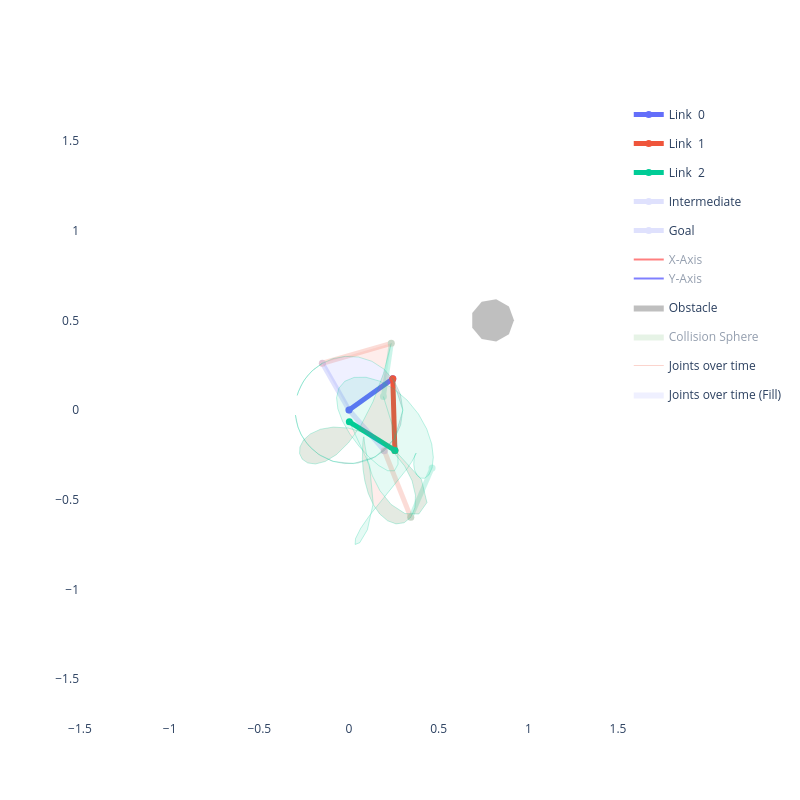

Source (notebook cell):
### Code cell
# ---- Visualize cubic spline trajectory ----
n_waypoints = 4
waypoints   = np.random.uniform(-np.pi, np.pi, size=(n_waypoints, robot.n_dof))
cs          = interp.CubicSpline(np.linspace(0, 1, n_waypoints), waypoints, axis=0)
q_trajectory = cs(np.linspace(0, 1, 50))

print(f"Spline trajectory: {len(q_trajectory)} steps")
viz = RobotViewer(q_trajectory, robot, obstacles=obstacles)
viz.plot()

### Figure 1 — Plotly figure (JSON) as saved in the notebook; plotly's stock layout.template omitted (floating-point values rounded to 4 significant figures)
{"data": [{"legendgroup": "Joints over time", "line": {"color": "#636EFA", "width": 1}, "mode": "lines", "name": "Joints over time", "opacity": 0.25, "showlegend": true, "type": "scatter", "x": [], "y": []}, {"fill": "toself", "legendgroup": "Joints over time (Fill)", "line": {"color": "#636EFA", "width": 0}, "mode": "lines", "name": "Joints over time (Fill)", "opacity": 0.2, "showlegend": true, "type": "scatter", "x": [], "y": []}, {"legendgroup": "Joints over time", "line": {"color": "#EF553B", "width": 1}, "mode": "lines", "name": "Joints over time", "opacity": 0.25, "showlegend": false, "type": "scatter", "x": [], "y": []}, {"fill": "toself", "legendgroup": "Joints over time (Fill)", "line": {"color": "#EF553B", "width": 0}, "mode": "lines", "name": "Joints over time (Fill)", "opacity": 0.2, "showlegend": false, "type": "scatter", "x": [], "y": []}, {"legendgroup": "Joints over time", "line": {"color": "#00CC96", "width": 1}, "mode": "lines", "name": "Joints over time", "opacity": 0.25, "showlegend": false, "type": "scatter", "x": [], "y": []}, {"fill": "toself", "legendgroup": "Joints over time (Fill)", "line": {"color": "#00CC96", "width": 0}, "mode": "lines", "name": "Joints over time (Fill)", "opacity": 0.2, "showlegend": false, "type": "scatter", "x": [], "y": []}, {"legendgroup": "Joints over time", "line": {"color": "#00CC96", "width": 1}, "mode": "lines", "name": "Joints over time", "opacity": 0.25, "showlegend": false, "type": "scatter", "x": [], "y": []}, {"line": {"color": "#636EFA", "width": 5}, "marker": {"color": "#636EFA", "size": 7}, "mode": "lines+markers", "name": "Link  0", "type": "scatter", "x": [0, 0.2442], "y": [0, 0.1743]}, {"line": {"color": "#EF553B", "width": 5}, "marker": {"color": "#EF553B", "size": 7}, "mode": "lines+markers", "name": "Link  1", "type": "scatter", "x": [0.2442, 0.2559], "y": [0.1743, -0.2255]}, {"line": {"color": "#00CC96", "width": 5}, "marker": {"color": "#00CC96", "size": 7}, "mode": "lines+markers", "name": "Link  2", "type": "scatter", "x": [0.2559, 0.001962], "y": [-0.2255, -0.06587]}, {"legendgroup": "Intermediate", "line": {"color": "#636EFA", "width": 5}, "marker": {"color": "#636EFA", "size": 7}, "mode": "lines+markers", "name": "Intermediate", "opacity": 0.2, "showlegend": true, "type": "scatter", "x": [0, 0.1966], "y": [0, -0.2266]}, {"legendgroup": "Intermediate", "line": {"color": "#EF553B", "width": 5}, "marker": {"color": "#EF553B", "size": 7}, "mode": "lines+markers", "name": "Intermediate", "opacity": 0.2, "showlegend": false, "type": "scatter", "x": [0.1966, 0.3444], "y": [-0.2266, -0.5983]}, {"legendgroup": "Intermediate", "line": {"color": "#00CC96", "width": 5}, "marker": {"color": "#00CC96", "size": 7}, "mode": "lines+markers", "name": "Intermediate", "opacity": 0.2, "showlegend": false, "type": "scatter", "x": [0.3444, 0.4632], "y": [-0.5983, -0.3228]}, {"legendgroup": "Goal", "line": {"color": "#636EFA", "width": 5}, "marker": {"color": "#636EFA", "size": 7}, "mode": "lines+markers", "name": "Goal", "opacity": 0.2, "showlegend": true, "type": "scatter", "x": [0, -0.1485], "y": [0, 0.2606]}, {"legendgroup": "Goal", "line": {"color": "#EF553B", "width": 5}, "marker": {"color": "#EF553B", "size": 7}, "mode": "lines+markers", "name": "Goal", "opacity": 0.2, "showlegend": false, "type": "scatter", "x": [-0.1485, 0.2357], "y": [0.2606, 0.3717]}, {"legendgroup": "Goal", "line": {"color": "#00CC96", "width": 5}, "marker": {"color": "#00CC96", "size": 7}, "mode": "lines+markers", "name": "Goal", "opacity": 0.2, "showlegend": false, "type": "scatter", "x": [0.2357, 0.1918], "y": [0.3717, 0.07495]}, {"legendgroup": "frame", "line": {"color": "red"}, "mode": "lines", "name": "X-Axis", "showlegend": true, "type": "scatter", "visible": "legendonly", "x": [0, 0.08139], "y": [0, 0.05809]}, {"legendgroup": "frame", "line": {"color": "blue"}, "mode": "lines", "name": "Y-Axis", "showlegend": true, "type": "scatter", "visible": "legendonly", "x": [0, -0.05809], "y": [0, 0.08139]}, {"legendgroup": "frame", "line": {"color": "red"}, "mode": "lines", "name": "X-Axis", "showlegend": false, "type": "scatter", "visible": "legendonly", "x": [0.2442, 0.2471], "y": [0.1743, 0.07433]}, {"legendgroup": "frame", "line": {"color": "blue"}, "mode": "lines", "name": "Y-Axis", "showlegend": false, "type": "scatter", "visible": "legendonly", "x": [0.2442, 0.3441], "y": [0.1743, 0.1772]}, {"legendgroup": "frame", "line": {"color": "red"}, "mode": "lines", "name": "X-Axis", "showlegend": false, "type": "scatter", "visible": "legendonly", "x": [0.2559, 0.1713], "y": [-0.2255, -0.1723]}, {"legendgroup": "frame", "line": {"color": "blue"}, "mode": "lines", "name": "Y-Axis", "showlegend": false, "type": "scatter", "visible": "legendonly", "x": [0.2559, 0.2027], "y": [-0.2255, -0.3102]}, {"legendgroup": "frame", "line": {"color": "red"}, "mode": "lines", "name": "X-Axis", "showlegend": false, "type": "scatter", "visible": "legendonly", "x": [0.001962, -0.0827], "y": [-0.06587, -0.01264]}, {"legendgroup": "frame", "line": {"color": "blue"}, "mode": "lines", "name": "Y-Axis", "showlegend": false, "type": "scatter", "visible": "legendonly", "x": [0.001962, -0.05126], "y": [-0.06587, -0.1505]}, {"fill": "toself", "fillcolor": "gray", "legendgroup": "obstacle", "line": {"width": 0}, "mode": "lines", "name": "Obstacle", "opacity": 0.5, "type": "scatter", "x": [0.92, 0.8919, 0.8208, 0.74, 0.6872, 0.6872, 0.74, 0.8208, 0.8919, 0.92], "y": [0.5, 0.5771, 0.6182, 0.6039, 0.541, 0.459, 0.3961, 0.3818, 0.4229, 0.5]}, {"fill": "toself", "fillcolor": "green", "legendgroup": "sphere", "line": {"width": 0}, "mode": "lines", "name": "Collision Sphere", "opacity": 0.2, "showlegend": true, "type": "scatter", "visible": "legendonly", "x": [0.08, 0.06128, 0.01389, -0.04, -0.07518, -0.07518, -0.04, 0.01389, 0.06128, 0.08], "y": [0.0, 0.05142, 0.07878, 0.06928, 0.02736, -0.02736, -0.06928, -0.07878, -0.05142, -1.959e-17]}, {"fill": "toself", "fillcolor": "green", "legendgroup": "sphere", "line": {"width": 0}, "mode": "lines", "name": "Collision Sphere", "opacity": 0.2, "showlegend": false, "type": "scatter", "visible": "legendonly", "x": [0.1704, 0.1517, 0.1043, 0.05044, 0.01526, 0.01526, 0.05044, 0.1043, 0.1517, 0.1704], "y": [0.06455, 0.116, 0.1433, 0.1338, 0.09191, 0.03719, -0.004733, -0.01424, 0.01313, 0.06455]}, {"fill": "toself", "fillcolor": "green", "legendgroup": "sphere", "line": {"width": 0}, "mode": "lines", "name": "Collision Sphere", "opacity": 0.2, "showlegend": false, "type": "scatter", "visible": "legendonly", "x": [0.2609, 0.2422, 0.1948, 0.1409, 0.1057, 0.1057, 0.1409, 0.1948, 0.2422, 0.2609], "y": [0.1291, 0.1805, 0.2079, 0.1984, 0.1565, 0.1017, 0.05982, 0.05031, 0.07768, 0.1291]}, {"fill": "toself", "fillcolor": "green", "legendgroup": "sphere", "line": {"width": 0}, "mode": "lines", "name": "Collision Sphere", "opacity": 0.2, "showlegend": false, "type": "scatter", "visible": "legendonly", "x": [0.3252, 0.3064, 0.2591, 0.2052, 0.17, 0.17, 0.2052, 0.2591, 0.3064, 0.3252], "y": [0.141, 0.1924, 0.2197, 0.2102, 0.1683, 0.1136, 0.07168, 0.06218, 0.08954, 0.141]}, {"fill": "toself", "fillcolor": "green", "legendgroup": "sphere", "line": {"width": 0}, "mode": "lines", "name": "Collision Sphere", "opacity": 0.2, "showlegend": false, "type": "scatter", "visible": "legendonly", "x": [0.3284, 0.3097, 0.2623, 0.2084, 0.1733, 0.1733, 0.2084, 0.2623, 0.3097, 0.3284], "y": [0.0299, 0.08132, 0.1087, 0.09918, 0.05726, 0.00254, -0.03938, -0.04888, -0.02152, 0.0299]}, {"fill": "toself", "fillcolor": "green", "legendgroup": "sphere", "line": {"width": 0}, "mode": "lines", "name": "Collision Sphere", "opacity": 0.2, "showlegend": false, "type": "scatter", "visible": "legendonly", "x": [0.3317, 0.313, 0.2656, 0.2117, 0.1765, 0.1765, 0.2117, 0.2656, 0.313, 0.3317], "y": [-0.08116, -0.02974, -0.002377, -0.01188, -0.0538, -0.1085, -0.1504, -0.1599, -0.1326, -0.08116]}, {"fill": "toself", "fillcolor": "green", "legendgroup": "sphere", "line": {"width": 0}, "mode": "lines", "name": "Collision Sphere", "opacity": 0.2, "showlegend": false, "type": "scatter", "visible": "legendonly", "x": [0.335, 0.3162, 0.2688, 0.215, 0.1798, 0.1798, 0.215, 0.2688, 0.3162, 0.335], "y": [-0.1922, -0.1408, -0.1134, -0.1229, -0.1649, -0.2196, -0.2615, -0.271, -0.2436, -0.1922]}, {"fill": "toself", "fillcolor": "green", "legendgroup": "sphere", "line": {"width": 0}, "mode": "lines", "name": "Collision Sphere", "opacity": 0.2, "showlegend": false, "type": "scatter", "visible": "legendonly", "x": [0.2701, 0.2514, 0.204, 0.1501, 0.1149, 0.1149, 0.1501, 0.204, 0.2514, 0.2701], "y": [-0.1841, -0.1327, -0.1054, -0.1149, -0.1568, -0.2115, -0.2534, -0.2629, -0.2356, -0.1841]}, {"fill": "toself", "fillcolor": "green", "legendgroup": "sphere", "line": {"width": 0}, "mode": "lines", "name": "Collision Sphere", "opacity": 0.2, "showlegend": false, "type": "scatter", "visible": "legendonly", "x": [0.176, 0.1573, 0.1099, 0.05603, 0.02085, 0.02085, 0.05603, 0.1099, 0.1573, 0.176], "y": [-0.125, -0.07358, -0.04622, -0.05572, -0.09764, -0.1524, -0.1943, -0.2038, -0.1764, -0.125]}, {"fill": "toself", "fillcolor": "green", "legendgroup": "sphere", "line": {"width": 0}, "mode": "lines", "name": "Collision Sphere", "opacity": 0.2, "showlegend": false, "type": "scatter", "visible": "legendonly", "x": [0.08196, 0.06325, 0.01585, -0.03804, -0.07321, -0.07321, -0.03804, 0.01585, 0.06325, 0.08196], "y": [-0.06587, -0.01444, 0.01292, 0.003416, -0.0385, -0.09323, -0.1351, -0.1447, -0.1173, -0.06587]}, {"legendgroup": "Joints over time", "line": {"color": "#EF553B", "width": 1}, "mode": "lines", "name": "Joints over time", "opacity": 0.25, "showlegend": true, "type": "scatter", "visible": true, "x": [0.0, 0.0, 0.0, 0.0, 0.0, 0.0, 0.0, 0.0, 0.0, 0.0, 0.0, 0.0, 0.0, 0.0, 0.0, 0.0, 0.0, 0.0, 0.0, 0.0, 0.0, 0.0, 0.0, 0.0, 0.0, 0.0, 0.0, 0.0, 0.0, 0.0, 0.0, 0.0, 0.0, 0.0, 0.0, 0.0, 0.0, 0.0, 0.0, 0.0, 0.0, 0.0, 0.0, 0.0, 0.0, 0.0, 0.0, 0.0, 0.0, 0.0], "y": [0.0, 0.0, 0.0, 0.0, 0.0, 0.0, 0.0, 0.0, 0.0, 0.0, 0.0, 0.0, 0.0, 0.0, 0.0, 0.0, 0.0, 0.0, 0.0, 0.0, 0.0, 0.0, 0.0, 0.0, 0.0, 0.0, 0.0, 0.0, 0.0, 0.0, 0.0, 0.0, 0.0, 0.0, 0.0, 0.0, 0.0, 0.0, 0.0, 0.0, 0.0, 0.0, 0.0, 0.0, 0.0, 0.0, 0.0, 0.0, 0.0, 0.0]}, {"fill": "toself", "legendgroup": "Joints over time (Fill)", "line": {"color": "#636EFA", "width": 0}, "mode": "lines", "name": "Joints over time (Fill)", "opacity": 0.2, "showlegend": true, "type": "scatter", "x": [0.0, 0.0, 0.0, 0.0, 0.0, 0.0, 0.0, 0.0, 0.0, 0.0, 0.0, 0.0, 0.0, 0.0, 0.0, 0.0, 0.0, 0.0, 0.0, 0.0, 0.0, 0.0, 0.0, 0.0, 0.0, 0.0, 0.0, 0.0, 0.0, 0.0, 0.0, 0.0, 0.0, 0.0, 0.0, 0.0, 0.0, 0.0, 0.0, 0.0, 0.0, 0.0, 0.0, 0.0, 0.0, 0.0, 0.0, 0.0, 0.0, 0.0, -0.1485, -0.2078, -0.2462, -0.2689, -0.2812, -0.2871, -0.2888, -0.2873, -0.2824, -0.2726, -0.2562, -0.2311, -0.1953, -0.148, -0.0892, -0.02095, 0.05306, 0.1274, 0.1956, 0.2508, 0.287, 0.3, 0.288, 0.2522, 0.1966, 0.127, 0.05043, -0.02634, -0.09742, -0.1586, -0.2076, -0.2441, -0.269, -0.2845, -0.293, -0.297, -0.2985, -0.2987, -0.2976, -0.2939, -0.2847, -0.2654, -0.2298, -0.1714, -0.08583, 0.02515, 0.1482, 0.2541, 0.3, 0.2442], "y": [0.0, 0.0, 0.0, 0.0, 0.0, 0.0, 0.0, 0.0, 0.0, 0.0, 0.0, 0.0, 0.0, 0.0, 0.0, 0.0, 0.0, 0.0, 0.0, 0.0, 0.0, 0.0, 0.0, 0.0, 0.0, 0.0, 0.0, 0.0, 0.0, 0.0, 0.0, 0.0, 0.0, 0.0, 0.0, 0.0, 0.0, 0.0, 0.0, 0.0, 0.0, 0.0, 0.0, 0.0, 0.0, 0.0, 0.0, 0.0, 0.0, 0.0, 0.2606, 0.2163, 0.1715, 0.133, 0.1044, 0.08712, 0.08123, 0.08627, 0.1014, 0.1252, 0.1561, 0.1913, 0.2277, 0.261, 0.2864, 0.2993, 0.2953, 0.2716, 0.2274, 0.1645, 0.08719, 0.00178, -0.08402, -0.1624, -0.2266, -0.2718, -0.2957, -0.2988, -0.2837, -0.2546, -0.2165, -0.1744, -0.1328, -0.09518, -0.06432, -0.04206, -0.02968, -0.02809, -0.03807, -0.06017, -0.09447, -0.1398, -0.1929, -0.2462, -0.2875, -0.2989, -0.2609, -0.1595, -0.0009909, 0.1743]}, {"legendgroup": "Joints over time", "line": {"color": "#00CC96", "width": 1}, "mode": "lines", "name": "Joints over time", "opacity": 0.25, "showlegend": false, "type": "scatter", "visible": true, "x": [0.2442, 0.3, 0.2541, 0.1482, 0.02515, -0.08583, -0.1714, -0.2298, -0.2654, -0.2847, -0.2939, -0.2976, -0.2987, -0.2985, -0.297, -0.293, -0.2845, -0.269, -0.2441, -0.2076, -0.1586, -0.09742, -0.02634, 0.05043, 0.127, 0.1966, 0.2522, 0.288, 0.3, 0.287, 0.2508, 0.1956, 0.1274, 0.05306, -0.02095, -0.0892, -0.148, -0.1953, -0.2311, -0.2562, -0.2726, -0.2824, -0.2873, -0.2888, -0.2871, -0.2812, -0.2689, -0.2462, -0.2078, -0.1485], "y": [0.1743, -0.0009909, -0.1595, -0.2609, -0.2989, -0.2875, -0.2462, -0.1929, -0.1398, -0.09447, -0.06017, -0.03807, -0.02809, -0.02968, -0.04206, -0.06432, -0.09518, -0.1328, -0.1744, -0.2165, -0.2546, -0.2837, -0.2988, -0.2957, -0.2718, -0.2266, -0.1624, -0.08402, 0.00178, 0.08719, 0.1645, 0.2274, 0.2716, 0.2953, 0.2993, 0.2864, 0.261, 0.2277, 0.1913, 0.1561, 0.1252, 0.1014, 0.08627, 0.08123, 0.08712, 0.1044, 0.133, 0.1715, 0.2163, 0.2606]}, {"fill": "toself", "legendgroup": "Joints over time (Fill)", "line": {"color": "#EF553B", "width": 0}, "mode": "lines", "name": "Joints over time (Fill)", "opacity": 0.2, "showlegend": false, "type": "scatter", "x": [0.2442, 0.3, 0.2541, 0.1482, 0.02515, -0.08583, -0.1714, -0.2298, -0.2654, -0.2847, -0.2939, -0.2976, -0.2987, -0.2985, -0.297, -0.293, -0.2845, -0.269, -0.2441, -0.2076, -0.1586, -0.09742, -0.02634, 0.05043, 0.127, 0.1966, 0.2522, 0.288, 0.3, 0.287, 0.2508, 0.1956, 0.1274, 0.05306, -0.02095, -0.0892, -0.148, -0.1953, -0.2311, -0.2562, -0.2726, -0.2824, -0.2873, -0.2888, -0.2871, -0.2812, -0.2689, -0.2462, -0.2078, -0.1485, 0.2357, 0.1919, 0.1336, 0.06686, -0.00267, -0.07047, -0.1329, -0.1869, -0.2301, -0.2603, -0.2754, -0.2737, -0.2539, -0.2154, -0.1591, -0.08741, -0.00451, 0.08374, 0.1703, 0.248, 0.3101, 0.3518, 0.3707, 0.3672, 0.3444, 0.3074, 0.2622, 0.2152, 0.1714, 0.1347, 0.1069, 0.08853, 0.07839, 0.07463, 0.07503, 0.07745, 0.08023, 0.08244, 0.08413, 0.08652, 0.09219, 0.1051, 0.1303, 0.1727, 0.2347, 0.3122, 0.3894, 0.4347, 0.4039, 0.2559], "y": [0.1743, -0.0009909, -0.1595, -0.2609, -0.2989, -0.2875, -0.2462, -0.1929, -0.1398, -0.09447, -0.06017, -0.03807, -0.02809, -0.02968, -0.04206, -0.06432, -0.09518, -0.1328, -0.1744, -0.2165, -0.2546, -0.2837, -0.2988, -0.2957, -0.2718, -0.2266, -0.1624, -0.08402, 0.00178, 0.08719, 0.1645, 0.2274, 0.2716, 0.2953, 0.2993, 0.2864, 0.261, 0.2277, 0.1913, 0.1561, 0.1252, 0.1014, 0.08627, 0.08123, 0.08712, 0.1044, 0.133, 0.1715, 0.2163, 0.2606, 0.3717, 0.2024, 0.04571, -0.0844, -0.1826, -0.2492, -0.2871, -0.3009, -0.2952, -0.2746, -0.2435, -0.2064, -0.168, -0.1333, -0.1074, -0.09517, -0.1006, -0.126, -0.1718, -0.2354, -0.3121, -0.3948, -0.4754, -0.5455, -0.5983, -0.6288, -0.635, -0.6177, -0.58, -0.5267, -0.4636, -0.3966, -0.331, -0.2713, -0.221, -0.1826, -0.1583, -0.1495, -0.1577, -0.1838, -0.2283, -0.2905, -0.367, -0.4501, -0.5267, -0.5775, -0.58, -0.5164, -0.3872, -0.2255]}, {"legendgroup": "Joints over time", "line": {"color": "#00CC96", "width": 1}, "mode": "lines", "name": "Joints over time", "opacity": 0.25, "showlegend": false, "type": "scatter", "visible": true, "x": [0.2559, 0.4039, 0.4347, 0.3894, 0.3122, 0.2347, 0.1727, 0.1303, 0.1051, 0.09219, 0.08652, 0.08413, 0.08244, 0.08023, 0.07745, 0.07503, 0.07463, 0.07839, 0.08853, 0.1069, 0.1347, 0.1714, 0.2152, 0.2622, 0.3074, 0.3444, 0.3672, 0.3707, 0.3518, 0.3101, 0.248, 0.1703, 0.08374, -0.00451, -0.08741, -0.1591, -0.2154, -0.2539, -0.2737, -0.2754, -0.2603, -0.2301, -0.1869, -0.1329, -0.07047, -0.00267, 0.06686, 0.1336, 0.1919, 0.2357], "y": [-0.2255, -0.3872, -0.5164, -0.58, -0.5775, -0.5267, -0.4501, -0.367, -0.2905, -0.2283, -0.1838, -0.1577, -0.1495, -0.1583, -0.1826, -0.221, -0.2713, -0.331, -0.3966, -0.4636, -0.5267, -0.58, -0.6177, -0.635, -0.6288, -0.5983, -0.5455, -0.4754, -0.3948, -0.3121, -0.2354, -0.1718, -0.126, -0.1006, -0.09517, -0.1074, -0.1333, -0.168, -0.2064, -0.2435, -0.2746, -0.2952, -0.3009, -0.2871, -0.2492, -0.1826, -0.0844, 0.04571, 0.2024, 0.3717]}, {"fill": "toself", "legendgroup": "Joints over time (Fill)", "line": {"color": "#00CC96", "width": 0}, "mode": "lines", "name": "Joints over time (Fill)", "opacity": 0.2, "showlegend": false, "type": "scatter", "x": [0.2559, 0.4039, 0.4347, 0.3894, 0.3122, 0.2347, 0.1727, 0.1303, 0.1051, 0.09219, 0.08652, 0.08413, 0.08244, 0.08023, 0.07745, 0.07503, 0.07463, 0.07839, 0.08853, 0.1069, 0.1347, 0.1714, 0.2152, 0.2622, 0.3074, 0.3444, 0.3672, 0.3707, 0.3518, 0.3101, 0.248, 0.1703, 0.08374, -0.00451, -0.08741, -0.1591, -0.2154, -0.2539, -0.2737, -0.2754, -0.2603, -0.2301, -0.1869, -0.1329, -0.07047, -0.00267, 0.06686, 0.1336, 0.1919, 0.2357, 0.1918, 0.2441, 0.2713, 0.2735, 0.2535, 0.2159, 0.1663, 0.1105, 0.05451, 0.003818, -0.03647, -0.06201, -0.06943, -0.05672, -0.02359, 0.0283, 0.0952, 0.1715, 0.2504, 0.3245, 0.3872, 0.4337, 0.4612, 0.4702, 0.4632, 0.4451, 0.4215, 0.3978, 0.3784, 0.3659, 0.361, 0.3626, 0.3678, 0.373, 0.3743, 0.3679, 0.351, 0.3217, 0.2801, 0.2281, 0.1701, 0.1129, 0.06508, 0.03636, 0.03426, 0.05997, 0.1026, 0.1347, 0.1147, 0.001962], "y": [-0.2255, -0.3872, -0.5164, -0.58, -0.5775, -0.5267, -0.4501, -0.367, -0.2905, -0.2283, -0.1838, -0.1577, -0.1495, -0.1583, -0.1826, -0.221, -0.2713, -0.331, -0.3966, -0.4636, -0.5267, -0.58, -0.6177, -0.635, -0.6288, -0.5983, -0.5455, -0.4754, -0.3948, -0.3121, -0.2354, -0.1718, -0.126, -0.1006, -0.09517, -0.1074, -0.1333, -0.168, -0.2064, -0.2435, -0.2746, -0.2952, -0.3009, -0.2871, -0.2492, -0.1826, -0.0844, 0.04571, 0.2024, 0.3717, 0.07495, -0.09307, -0.2208, -0.3019, -0.3388, -0.3386, -0.3101, -0.2616, -0.2004, -0.1323, -0.0621, 0.006159, 0.0686, 0.1213, 0.1602, 0.1816, 0.1824, 0.1609, 0.1174, 0.05464, -0.02223, -0.1062, -0.1894, -0.2637, -0.3228, -0.3623, -0.3808, -0.3797, -0.3628, -0.3355, -0.3041, -0.2745, -0.2519, -0.2402, -0.2417, -0.2575, -0.2875, -0.3305, -0.3848, -0.4482, -0.518, -0.5904, -0.6598, -0.7173, -0.7499, -0.7398, -0.6681, -0.5217, -0.3076, -0.06587]}, {"legendgroup": "Joints over time", "line": {"color": "#00CC96", "width": 1}, "mode": "lines", "name": "Joints over time", "opacity": 0.25, "showlegend": false, "type": "scatter", "visible": true, "x": [0.001962, 0.1147, 0.1347, 0.1026, 0.05997, 0.03426, 0.03636, 0.06508, 0.1129, 0.1701, 0.2281, 0.2801, 0.3217, 0.351, 0.3679, 0.3743, 0.373, 0.3678, 0.3626, 0.361, 0.3659, 0.3784, 0.3978, 0.4215, 0.4451, 0.4632, 0.4702, 0.4612, 0.4337, 0.3872, 0.3245, 0.2504, 0.1715, 0.0952, 0.0283, -0.02359, -0.05672, -0.06943, -0.06201, -0.03647, 0.003818, 0.05451, 0.1105, 0.1663, 0.2159, 0.2535, 0.2735, 0.2713, 0.2441, 0.1918], "y": [-0.06587, -0.3076, -0.5217, -0.6681, -0.7398, -0.7499, -0.7173, -0.6598, -0.5904, -0.518, -0.4482, -0.3848, -0.3305, -0.2875, -0.2575, -0.2417, -0.2402, -0.2519, -0.2745, -0.3041, -0.3355, -0.3628, -0.3797, -0.3808, -0.3623, -0.3228, -0.2637, -0.1894, -0.1062, -0.02223, 0.05464, 0.1174, 0.1609, 0.1824, 0.1816, 0.1602, 0.1213, 0.0686, 0.006159, -0.0621, -0.1323, -0.2004, -0.2616, -0.3101, -0.3386, -0.3388, -0.3019, -0.2208, -0.09307, 0.07495]}], "layout": {"height": 800, "paper_bgcolor": "white", "plot_bgcolor": "white", "showlegend": true, "width": 800, "xaxis": {"range": [-1.5, 1.5], "scaleanchor": "y", "scaleratio": 1, "showgrid": false, "zeroline": false}, "yaxis": {"range": [-1.5, 1.5], "scaleanchor": "x", "scaleratio": 1, "showgrid": false, "zeroline": false}}}
